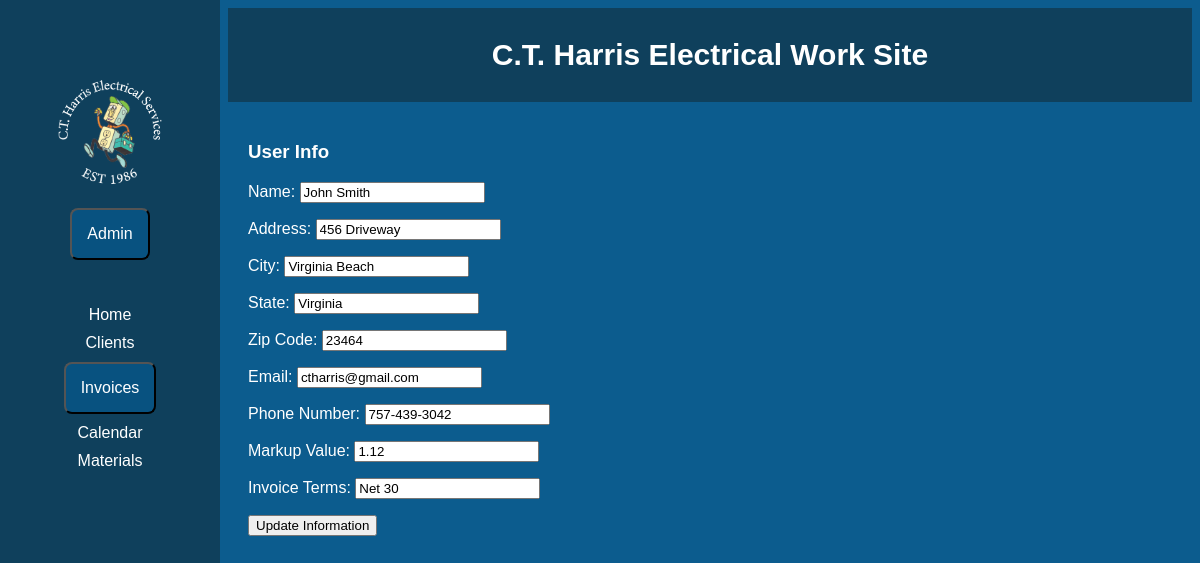
/UserInfo/, run on the app's committed database.
### core/models.py (models this page shows, shortened)
class UserInfo(models.Model):
    ship_to_name = models.CharField(max_length=100, null=True)
    ship_to_address = models.CharField(max_length=255, null=True)
    ship_to_city = models.CharField(max_length=100, null=True)
    ship_to_state = models.CharField(max_length=100, null=True)
    ship_to_zip = models.CharField(max_length=20, null=True)
    email_address = models.EmailField()
    phone_number = models.CharField(max_length=20, blank=True)
    invoice_terms = models.CharField(max_length=20, blank=True)
    markup_value = models.DecimalField(max_digits=4, decimal_places=2)

### core/views.py (the view)
# urls.py: path('UserInfo/', views.UserInfoView, name='UserInfo'),
def UserInfoView(request):
    User = UserInfo.objects.all()
    for i in User:
        print(i.id)
        U_ID = i.id
    User = UserInfo.objects.get(pk=U_ID)
    UserInfo_Data = UserInfo.objects.get(pk=U_ID)
    initial_data = {
        'ship_to_name': UserInfo_Data.ship_to_name,
        'ship_to_address': UserInfo_Data.ship_to_address,
        'ship_to_city': UserInfo_Data.ship_to_city,
        'ship_to_state': UserInfo_Data.ship_to_state,
        'ship_to_zip': UserInfo_Data.ship_to_zip,
        'email_address': UserInfo_Data.email_address,
        'phone_number': UserInfo_Data.phone_number,
        'markup_value': UserInfo_Data.markup_value,
        'invoice_terms': UserInfo_Data.invoice_terms,
    }
    if request.method == 'POST':
        form = UserInfoForm(request.POST, initial = initial_data, instance = User)
        if form.is_valid():
            messages.success(request, 'Form submission successful')
            form.save()
            return redirect('UserInfo')  # Redirect to the index page after successful submission
    else:
        form = UserInfoForm(instance = User, initial = initial_data)
    return render(request, 'UserInfo.html', {'form': form, 'UserInfo': UserInfo_Data})

### core/forms.py
class UserInfoForm(forms.ModelForm):
    class Meta:
        model = UserInfo
        fields = ['ship_to_name', 'ship_to_address', 'ship_to_city', 'ship_to_state', 'ship_to_zip', 'email_address', 'phone_number', 'markup_value', 'invoice_terms']
    ship_to_name = forms.CharField(label='Name', max_length=100)
    ship_to_address = forms.CharField(label='Address', max_length=255)
    ship_to_city = forms.CharField(label='City', max_length=100)
    ship_to_state = forms.CharField(label='State', max_length=100)
    ship_to_zip = forms.CharField(label='Zip Code', max_length=20)
    email_address = forms.EmailField(label='Email')
    phone_number = forms.CharField(label='Phone Number', max_length=20)
    markup_value = forms.DecimalField(label='Markup Value', max_digits=4, decimal_places=2)
    invoice_terms = forms.CharField(label='Invoice Terms', max_length=20)

### core/templates/UserInfo.html (shortened to what this page needs)
{% extends 'base.html' %}
{% block content %}
{% load static %}
<!DOCTYPE html>
<html>
    <head>
    </head>
    <body>
        <form method="POST">
            <h3> User Info </h3>
            {{form.as_p}}
            <button type="submit">Update Information</button>
        </form>
    </body>
</html>
{%endblock%}

### core/templates/base.html (style rules this page uses)
body { background-color: #0C5C8E; color: white; font-family: sans-serif; }

### data on the page
UserInfo: ship_to_name "John Smith", ship_to_address "456 Driveway", ship_to_city "Virginia Beach", ship_to_state "Virginia", ship_to_zip "23464", email_address "ctharris@gmail.com", phone_number "757-439-3042", markup_value "1.12", invoice_terms "Net 30"
